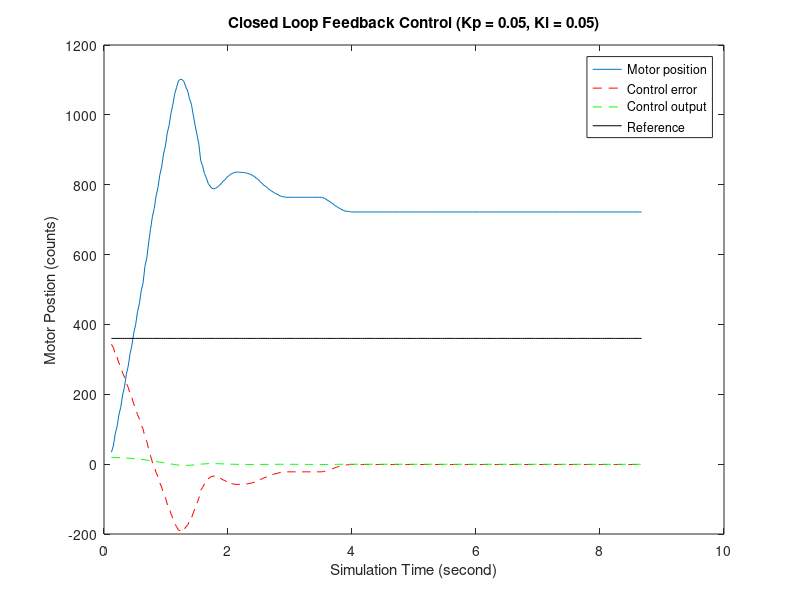

Write MATLAB code to recreate this figure.
% Plot experiment results

%% Step size = 0.03; Proportional Gain = 0.1;
load Lab11_p4_plots_1.mat
plot(tsim, Pos); hold on;
plot(tsim, Error, 'r--')
plot(tsim, Vin, 'g--')
plot(tsim, Ref,'k'); hold off
xlabel('Simulation Time (second)')
ylabel('Motor Postion (degrees)');
title('Closed Loop Feedback Control (Kp = 0.1)');
legend('Motor position','Control error','Control output','Reference');


%% Step size = 0.03; Kp = 0.05; Ki=0.05;
load Lab8_p2_plots_2.mat
plot(tsim, Pos); hold on;
plot(tsim, Error, 'r--')
plot(tsim, Vin, 'g--')
plot(tsim, Ref,'k'); hold off
xlabel('Simulation Time (second)')
ylabel('Motor Postion (counts)');
title('Closed Loop Feedback Control (Kp = 0.05, Ki = 0.05)');
legend('Motor position','Control error','Control output','Reference');
